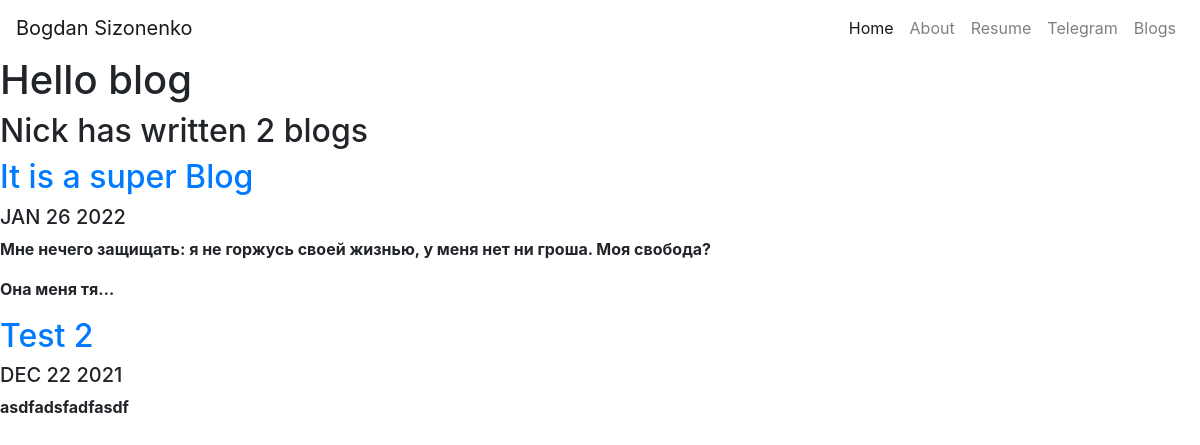
Screenshot of /blog/ with the database file from the repository.
### blog/models.py (models this page shows, shortened)
class Blog(models.Model):
    title = models.CharField(max_length=200)
    description = models.TextField()
    date = models.DateField()

### blog/views.py (the view)
def all_blogs(request):
    blogs = Blog.objects.order_by('-date')
    return render(request, 'blog/all_blogs.html', {'blogs':blogs})

### blog/templates/blog/all_blogs.html
{% extends 'portfolio/base.html' %}
{% block content %}
<h1>Hello blog</h1>
<h2>Nick has written {{ blogs.count }} blog{{ blogs.count|pluralize }}</h2>
{% for blog in blogs %}
<a href="{% url 'blog:detail' blog.id %}"><h2>{{ blog.title }}</h2></a>
<h5>{{ blog.date|date:'M d Y' |upper }}</h5>
<p>{{ blog.description|safe|truncatechars:100  }}</p>
{% endfor %}
{% endblock %}

### rows the page displays
Blog: title "It is a super Blog", date "JAN 26 2022", description "Мне нечего защищать: я не горжусь своей жизнью, у меня нет ни гроша. Моя свобода? Она меня тя…"
Blog: title "Test 2", date "DEC 22 2021", description "asdfadsfadfasdf"

### other values shown
{{ blogs.count }} "2"
